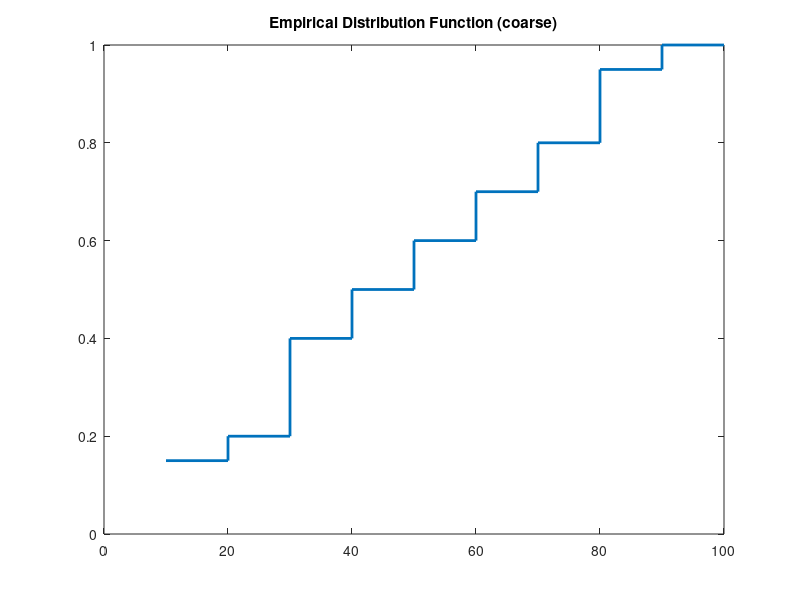

This chart was generated by the following MATLAB code: (Note: this script raises an error after producing the figure.)
%% Lab7. Empirical distribution function, and statistics (Due Apr. 10, 09:00 AM, 2015)
% _Shanshan Zhang, tuf14438@temple.edu_
% Learn to plot a histogram according to the definition in the textbook.


%% Empirical distribution example
% First calculate the height of histograms for a sample with discrete numbers: [12, 15, 34, 24, 35, 67,
% 89, 13, 45, 36, 89, 46, 97, 34, 56, 78, 65, 83, 59, 74]
X = [12, 15, 34, 24, 35, 67, 89, 13, 45, 36, 89, 46, 97, 34, 56, 78, 65, 83, 59, 74];
N = length(X);
bin1 = 10:10:100;           
width1 = ones(1,10)*10;     % Define the width 
bincount1 = histc(X,bin1);  % Calculate the count of numbers falling in each bin.
height1 = bincount1./(N*width1); % Calculate the height of each bin.

PBi = height1 .* width1;
Fnt = cumsum(PBi);

stairs(bin1, Fnt, 'LineWidth', 2)
title('Empirical Distribution Function (coarse)')
%% Statistics that describes the data
% Calculate the following numeric summaries for climate ratings in city data.
%%
% 3.1) Compute the sample median, sample mean, sample standard deviation, sample MAD.
clear all;
load cities
X = ratings(:,1);
[N,~] = size(X);
sMe = median(X); % Sample median
sMea = sum(X)/N; % Sample mean
sVar1 = 1/N * sum((X - sMea).^2);
sSTD = sqrt(sVar1);
sMad = median(abs(X - median(X)) );
%%
% 3.2) Compute the lower quantile, upper quantile and the IQR.
% lower quantile: quantile(X, 0.25)
X = sort(X);
N = length(X);
p =0.25;
k = floor(p*(N+1));
alpha = p*(N+1)-k;
lowQ = X(k) + alpha*(X(k+1) - X(k));
% upper quantile: quantile(X, 0.75)
p = 0.75;
k = floor(p*(N+1));
alpha = p*(N+1)-k;
upperQ = X(k) + alpha*(X(k+1) - X(k));
% IOR
IOR = upperQ - lowQ;

%% Assignment
% *Question*. Choose 3 columns from cities data, sumarize each column by
% calculating the statics: sample median, sample mean, sample std, MAD,
% upper and lower quantile, IQR. Put all your script and results in a word document.
